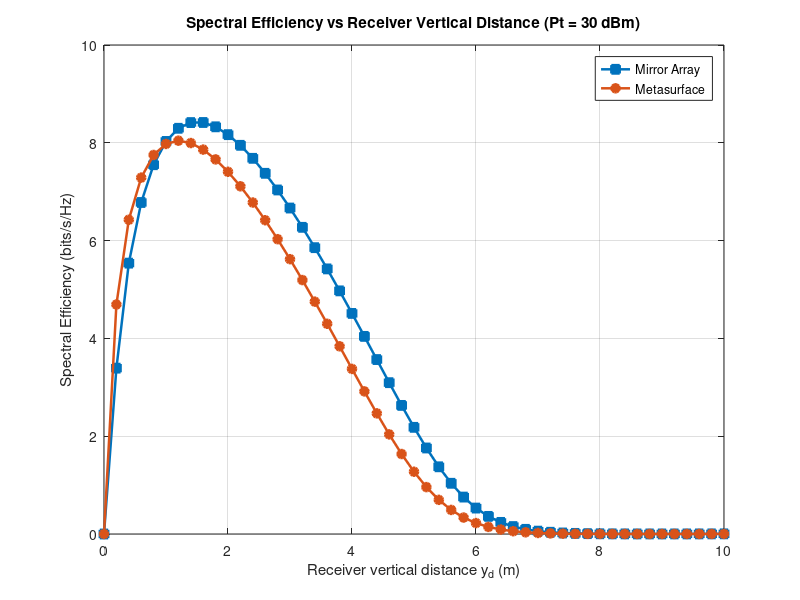

The MATLAB script that drew this image:
% ============================================================
% SE vs Receiver Horizontal Distance (Mirror Array vs Metasurface)
% Fixed z_d = d_sd/2, Sweep y_d from 0 to 20 m
% Pt = 30 dBm for both
% ============================================================

clear; clc; close all;

%% ===================== COMMON PARAMETERS =====================
A_PD  = 1e-4;
psi_FOV_deg = 90;
psi_FOV_rad = deg2rad(psi_FOV_deg);
rho = 0.8;
rho_MS = 0.8;
eta = 0.95;
T_psi = 1;
G_psi = 1;
c_lambda = 0.056;
Re = 0.5;
sigma2_i = 1e-12;
m_lambert = 2;

%% ===================== GEOMETRY SETTINGS =====================
d_sd = 4;
x_s = 0;
x_d = 0;
y_s = 1;
z_s = -d_sd/2;
z_d = d_sd/2;

S_pos = [x_s, y_s, z_s];

y_d_vec = 0:0.2:10;

Pt_dBm_fixed = 30;
Pt_W_fixed = 1e-3 * 10^(Pt_dBm_fixed/10);

%% ===================== MIRROR ARRAY SETTINGS =====================
n_elem2 = 169;
n_m = sqrt(n_elem2);
l_m = 0.08;
w_m = 0.08;

x_0 = -0.56;
z_0 = -0.56;

SE_mirror = zeros(size(y_d_vec));

%% ===================== MIRROR ARRAY SIMULATION =====================
for iy = 1:numel(y_d_vec)

    y_d = y_d_vec(iy);
    D_pos = [x_d, y_d, z_d];
    H_OIRS = 0;

    for k = 1:n_m
        x_kl = x_0 + l_m*k;
        for l = 1:n_m
            z_kl = z_0 + w_m*l;
            R_kl = [x_kl, 0, z_kl];

            d_sr = norm(R_kl - S_pos);
            d_rd = norm(D_pos - R_kl);

            V_SR = R_kl - S_pos;
            V_RD = D_pos - R_kl;
            V_DS = S_pos - D_pos;

            u_in  = V_SR/norm(V_SR);
            u_out = V_RD/norm(V_RD);

            n_kl = ((-u_in)+u_out)/sqrt(2+2*((-u_in)*u_out'));

            e1 = [1 0 0]; e3 = [0 0 1];
            beta  = asin(n_kl*e3');
            gamma = asin((n_kl*e1')/cos(beta));

            V_DR = -V_RD;
            psi_d = atan2(norm(cross(V_DS,V_DR)),dot(V_DS,V_DR));

            G = 0;
            if psi_d <= psi_FOV_rad
                psi_s = atan2(norm(cross(-V_SR,n_kl)),dot(-V_SR,n_kl));
                c2 = cos(psi_s);

                phi_s = atan2(norm(cross(V_SR,-V_DS)),dot(V_SR,-V_DS));
                c1 = (cos(phi_s))^m_lambert;

                c3 = (x_kl-x_d)*sin(beta)*cos(gamma)/d_rd + ...
                     abs(y_d)*cos(beta)*cos(gamma)/d_rd + ...
                     abs(z_kl-z_d)*sin(gamma)/d_rd;

                c4 = cos(psi_d);

                numerator = rho*eta*(m_lambert+1)*A_PD;
                denominator = 2*pi*(d_sr+d_rd)^2;
                G = (numerator/denominator)*c1*c2*c3*c4*T_psi*G_psi;
            end

            h_p = exp(-c_lambda*(d_sr+d_rd));
            H_OIRS = H_OIRS + G*h_p;
        end
    end

    P_R = Re * Pt_W_fixed * H_OIRS;
    SNR = (P_R^2)/sigma2_i;
    SE_mirror(iy) = log2(1 + SNR);
end

%% ===================== METASURFACE SETTINGS =====================
n_p = 13;
pitch_x = l_m;
pitch_z = w_m;

SE_meta = zeros(size(y_d_vec));

%% ===================== METASURFACE SIMULATION =====================
for iy = 1:numel(y_d_vec)

    y_d = y_d_vec(iy);
    D_pos = [x_d, y_d, z_d];
    H_MS = 0;

    for k = 1:n_p
        x_kl = x_0 + pitch_x*k;
        for l = 1:n_p
            z_kl = z_0 + pitch_z*l;
            R_kl = [x_kl, 0, z_kl];

            d_sr = norm(R_kl - S_pos);
            d_rd = norm(D_pos - R_kl);

            V_SR = R_kl - S_pos;
            V_RD = D_pos - R_kl;
            V_DS = S_pos - D_pos;

            n_kl = [0 1 0];
            V_DR = -V_RD;
            psi_d = atan2(norm(cross(V_DS,V_DR)),dot(V_DS,V_DR));

            G = 0;
            if psi_d <= psi_FOV_rad

                theta_SR = atan2(norm(cross(-V_DS,V_SR)),dot(-V_DS,V_SR));
                c1 = (cos(theta_SR))^m_lambert;

                c2 = cos(psi_d);

                c3 = cos(atan2(norm(cross(n_kl,V_RD)),dot(n_kl,V_RD)));
                c4 = cos(atan2(norm(cross(n_kl,-V_SR)),dot(n_kl,-V_SR)));

                numerator = rho_MS*eta*(m_lambert+1)*A_PD;
                denominator = 2*pi*(d_sr+d_rd)^2;
                G = (numerator/denominator)*c1*c2*c3*c4*T_psi*G_psi;
            end

            h_p = exp(-c_lambda*(d_sr+d_rd));
            H_MS = H_MS + G*h_p;
        end
    end

    P_R = Re * Pt_W_fixed * H_MS;
    SNR = (P_R^2)/sigma2_i;
    SE_meta(iy) = log2(1 + SNR);
end

%% ===================== COMBINED COMPARISON PLOT =====================
figure;
plot(y_d_vec, SE_mirror,'-s','LineWidth',1.8,'MarkerFaceColor','auto'); hold on;
plot(y_d_vec, SE_meta,  '-o','LineWidth',1.8,'MarkerFaceColor','auto');
grid on;
xlabel('Receiver vertical distance y_d (m)');
ylabel('Spectral Efficiency (bits/s/Hz)');
title('Spectral Efficiency vs Receiver Vertical Distance (Pt = 30 dBm)');
legend('Mirror Array','Metasurface','Location','best');
